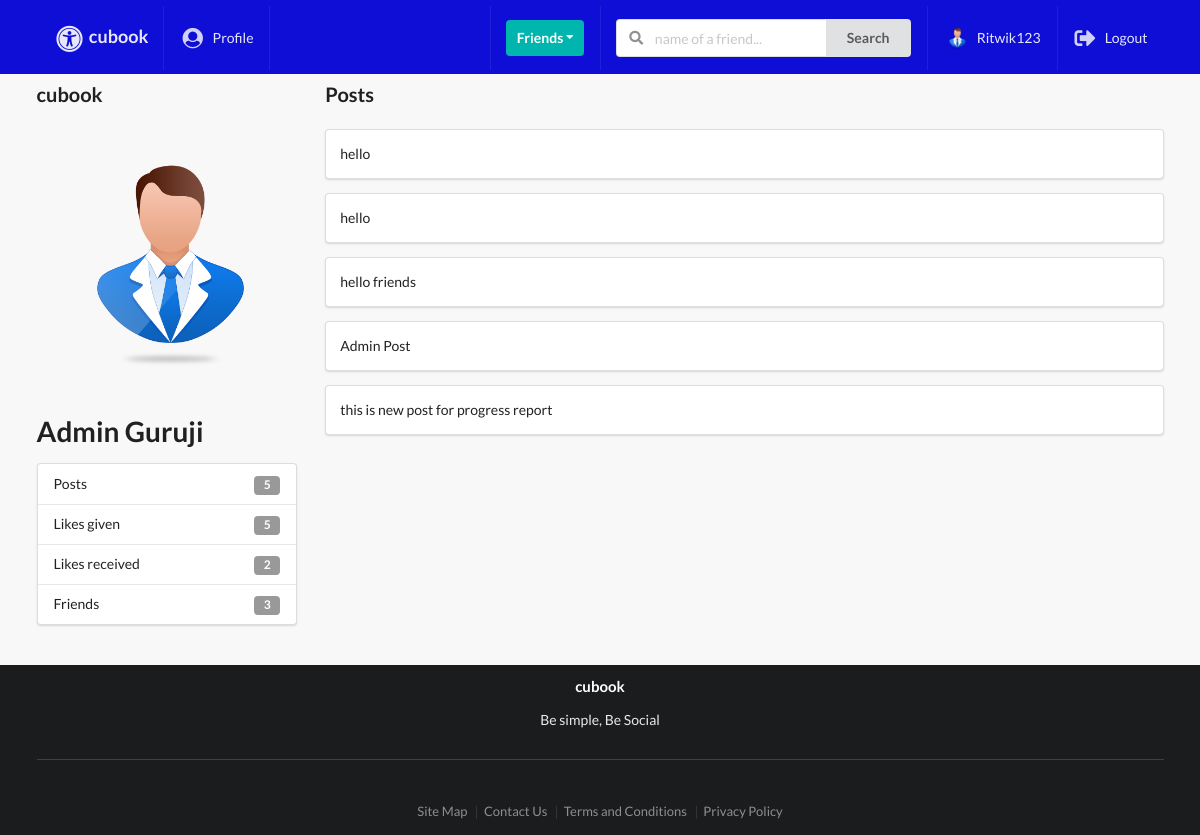
/profiles/admin-guruji/ (signed in), run on the app's committed database.
### profiles/models.py (models this page shows, shortened)
class Profile(models.Model):
    first_name = models.CharField(max_length=200, blank=True)
    last_name = models.CharField(max_length=200, blank=True)
    user = models.OneToOneField(User, on_delete=models.CASCADE)
    bio = models.TextField(default="User has no bio ", max_length=300)
    email = models.EmailField(max_length=200, blank=True)
    country = models.CharField(max_length=200, blank=True)
    avatar = models.ImageField(default='avatar.png', upload_to='avatars/')
    friends = models.ManyToManyField(User, blank=True, related_name='friends')
    slug = models.SlugField(unique=True, blank=True)
    updated = models.DateTimeField(auto_now=True)
    created = models.DateTimeField(auto_now_add=True)
    objects = ProfileManager()
    def get_friends_no(self):
        return self.friends.all().count()
    def get_posts_no(self):
        return self.posts.all().count()
    def get_all_authors_posts(self):
        return self.posts.all()
    def get_likes_given_no(self):
        likes = self.like_set.all()
        total_liked = 0
        for item in likes:
            if item.value=='Like':
                total_liked += 1
        return total_liked
    def get_likes_recieved_no(self):
        posts = self.posts.all()
        total_liked = 0
        for item in posts:
            total_liked += item.liked.all().count()
        return total_liked
    __initial_first_name = None
    __initial_last_name = None
    def __init__(self, *args, **kwargs):
        super().__init__(*args, **kwargs)
        self.__initial_first_name = self.first_name
        self.__initial_last_name = self.last_name

### posts/models.py (models this page shows, shortened)
class Like(models.Model):
    user = models.ForeignKey(Profile, on_delete=models.CASCADE)
    post = models.ForeignKey(Post, on_delete=models.CASCADE)
    value = models.CharField(choices=LIKE_CHOICES, max_length=8)
    updated = models.DateTimeField(auto_now=True)
    created = models.DateTimeField(auto_now_add=True)

class Post(models.Model):
    content = models.TextField()
    image = models.ImageField(upload_to='posts',validators=[FileExtensionValidator(['png','jpg','jpeg','gif'])], blank=True)
    liked = models.ManyToManyField(Profile,blank = True,related_name = 'likes')
    updated = models.DateTimeField(auto_now = True)
    created = models.DateTimeField(auto_now_add = True)
    author = models.ForeignKey(Profile, on_delete = models.CASCADE,related_name='posts')
    class Meta:
        ordering = ('-created',)

### profiles/views.py (the view)
# urls.py: path('<slug>/',ProfileDetailView.as_view(),name='profile-detail-view'),
class ProfileDetailView(LoginRequiredMixin, DetailView):
    model = Profile
    template_name = 'profiles/detail.html'
    def get_context_data(self, **kwargs):
        context = super().get_context_data(**kwargs)
        user = User.objects.get(username__iexact=self.request.user)
        profile = Profile.objects.get(user=user)
        rel_r = Relationship.objects.filter(sender=profile)
        rel_s = Relationship.objects.filter(receiver=profile)
        rel_receiver = []
        rel_sender = []
        for item in rel_r:
            rel_receiver.append(item.receiver.user)
        for item in rel_s:
            rel_sender.append(item.sender.user)
        context["rel_receiver"] = rel_receiver
        context["rel_sender"] = rel_sender
        context['posts'] = self.get_object().get_all_authors_posts()
        context['len_posts'] = True if len(self.get_object().get_all_authors_posts()) > 0 else False
        return context

### profiles/context_processors.py (called while the page is built)
def profile_pic(request):
    if request.user.is_authenticated:
        profile_obj = Profile.objects.get(user=request.user)
        pic = profile_obj.avatar
        return {'picture': pic}
    return{}

def invitations_received_no(request):
    if request.user.is_authenticated:
        profile_obj = Profile.objects.get(user=request.user)
        qs_count = Relationship.objects.invitations_received(profile_obj).count()
        return {'invites_num': qs_count}
    return{}

### profiles/models.py (called while the page is built)
    def invitations_received(self, receiver):
        qs = Relationship.objects.filter(receiver=receiver, status='send')
        return qs

### profiles/templates/profiles/detail.html (shortened to what this page needs)
{% extends 'base.html' %}
{% block content %}
<div class="ui grid">
    <br>
    <div class="row">
        <div class="four wide column">
            <p style="font-size:20px"><b>{{object.user}}</b></p>
            <img class="ui medium rounded image" src={{object.avatar.url}}>
            <h1>{{object.first_name}}  {{object.last_name}}</h1>
            <div class="ui vertical fluid menu">
                <div class="item">
                    Posts
                    <div class="ui label">{{ object.get_posts_no }}</div>
                </div>
                <div class="item">
                    Likes given
                    <div class="ui label">{{ object.get_likes_given_no }}</div>
                </div>
                <div class="item">
                    Likes received
                    <div class="ui label">{{ object.get_likes_recieved_no }}</div>
                </div>
                <div class="item">
                    Friends
                    <div class="ui label">{{ object.get_friends_no }}</div>
                </div>
            </div>
        </div>
        <div class="twelve wide column">
        <p style="font-size:20px"><b>Posts</b></p>
            {% if len_posts %}
                {% for post in posts %}
                    <div class="segment ui fluid">
                        {{post.content}}
                    </div>
                {% endfor %}
            {% else %}
                <h1>No posts ...</h1>
            {% endif %}
        </div>
    </div>
</div>
{% endblock content %}

### templates/main/navbar.html (shortened to what this page needs)
{% url 'posts:main-post-view' as path_to_posts %}
{% url 'profiles:my-profile-view' as path_to_profile %}
<div class="ui fixed inverted menu nav mb-7">
    <div class="ui container">
        <a href="{{path_to_posts}}" class="{% if request.path == path_to_posts %}  {% endif %}item">
            <h3><i class="large universal access icon"></i>cubook</h3>
        </a>
        {% if request.user.is_authenticated %}
        <a href="{{path_to_profile}}" class="{% if request.path == path_to_profile %} active {% endif %}item">
            <i class="large user circle icon"></i> Profile
        </a>
        {% endif %}
        <div class="right menu">
            {% if request.user.is_authenticated %}
            <div class="item">
                <div class="ui floating dropdown icon button teal"> Friends
                  <i class="dropdown icon"></i>
                </div>
            </div>
                <div class="item">
                   <form action="" method="GET">
                        <div class="ui action left icon input">
                            <input class="prompt" type="text" name='q' placeholder="name of a friend...">
                            <button type='submit' class="ui button">Search</button>
                        </div>
                    </form>
                </div>
                <a href="{{path_to_profile}}" class="item">
                   <img src={{picture.url}} class="ui avatar image">&nbsp;{{ request.user }}
                </a>
                <a href="{% url 'account_logout' %}" class="ui item">
                 <i class="large sign out alternate icon"></i> Logout
                </a>
            {% else %}
            <a href="{% url 'account_login' %}" class="ui item">
                 <i class="large sign in alternate icon"></i> Login
            </a>
            {% endif %}
        </div>
    </div>
</div>

### static_project/style.css (style rules this page uses)
body { background: #f8f8f8 !important; }
.nav { border-radius: 0px !important; padding: 6px 0 4px 0 !important; background-color: #0e0ed6 !important; }
.mb-7 { margin-bottom: 7px !important; }

### data on the page
Profile: user "cubook", avatar (placeholder picture), first_name "Admin", last_name "Guruji", get_posts_no "5", get_likes_given_no "5", get_likes_recieved_no "2", get_friends_no "3"
Post: content "hello"
Post: content "hello"
Post: content "hello friends"
Post: content "Admin Post"
Post: content "this is new post for progress report"

### other printed values
{{ request.user }} "Ritwik123"
